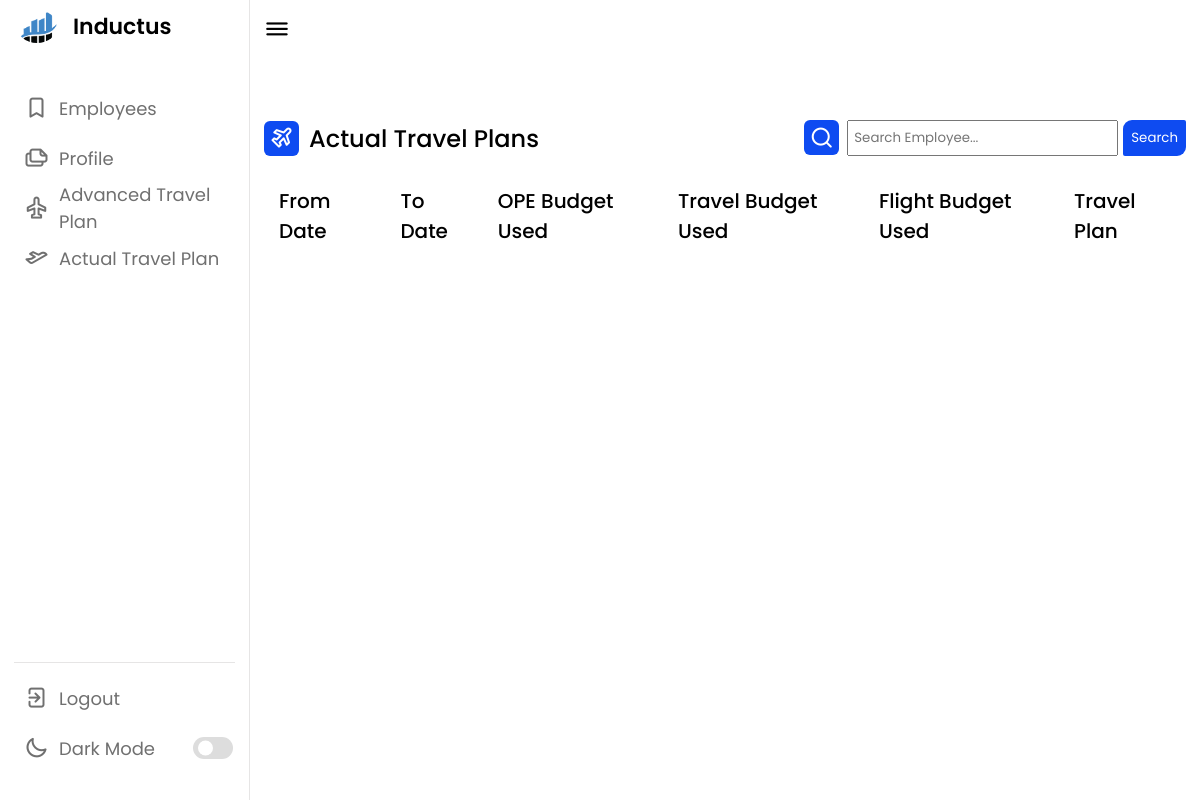
/employee/7e06c45b-a5ca-460d-8b0e-29f9c961be03/tp (signed in), run on an earlier commit of the app's database.
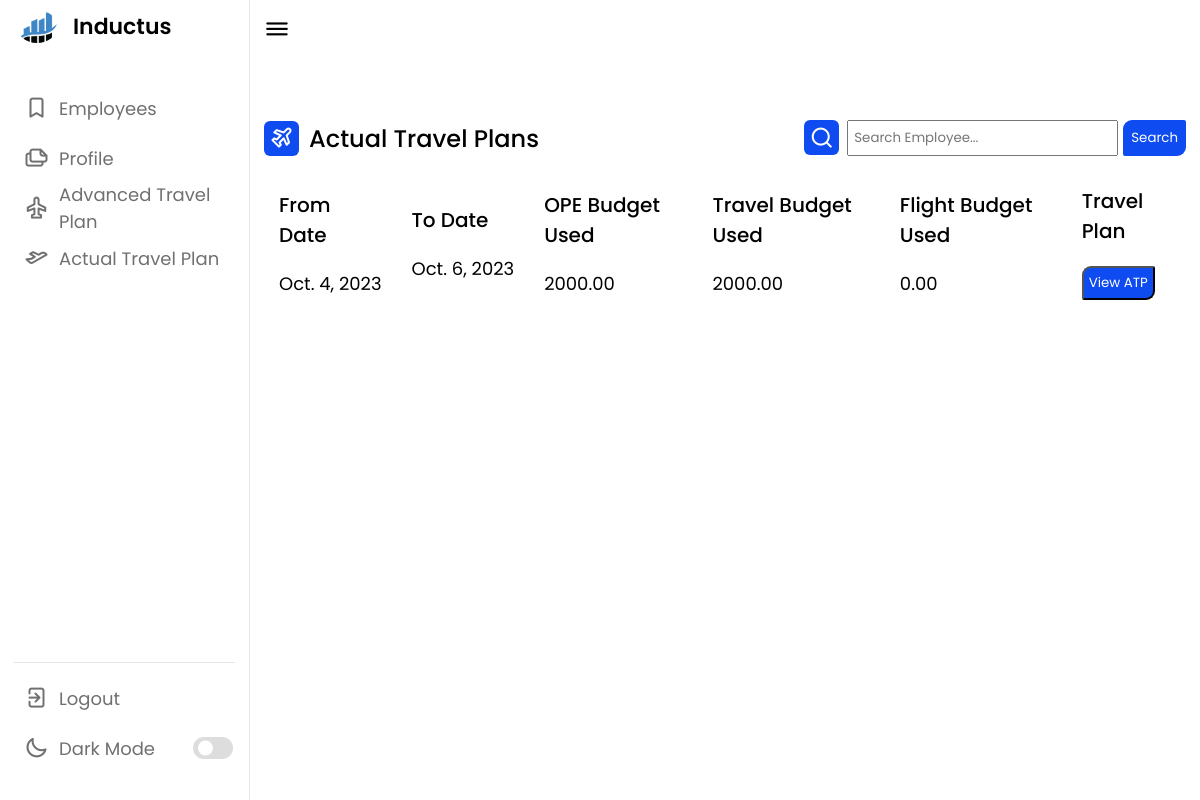
And on a later commit of the database.
### base/models.py (models this page shows)
class Expense(models.Model):
    uuid = models.UUIDField(default = uuid.uuid4,primary_key=True,editable=False)
    employee = models.ForeignKey(Employee,on_delete=models.CASCADE,null = True)
    from_date = models.DateField(null = True)
    to_date = models.DateField(null = True)
    ope_budget_used = models.DecimalField(decimal_places=2,default=0,max_digits = 10)
    travel_budget_used = models.DecimalField(decimal_places=2,default=0,max_digits = 10)
    flight_budget_used = models.DecimalField(decimal_places=2,default=0,max_digits = 10)
    flight_ticket = models.FileField(upload_to=get_upload_path, blank = True)
    flight_return_ticket = models.FileField(upload_to=get_upload_path, blank = True)
    train_ticket = models.FileField(upload_to=get_upload_path, blank = True)
    train_return_ticket = models.FileField(upload_to=get_upload_path, blank = True)
    local_conveyance = models.DecimalField(decimal_places=2,default=0,max_digits = 10)
    place_of_visit = models.CharField(max_length = 30,null = True)
    taxi_bill = models.DecimalField(max_digits=10, decimal_places=2,default = 0)
    taxi_bill_proof = models.FileField(upload_to=get_upload_path, blank = True)

### base/views.py (the view)
# urls.py: path('employee/<str:pk>/tp',ActualTravelPlan,name ="tp"),
@login_required(login_url='login')
def ActualTravelPlan(request,pk):
    try:
        emp = Employee.objects.get(uuid=pk)
        tp = Expense.objects.filter(employee=emp)
    except:
        tp = None
    context = {
        'tp' : tp,
        'emp' : emp
    }
    return render(request,"actualtravelplan.html",context)

### base/templates/actualtravelplan.html (shortened to what the changed rows need)
{% load static %}
<!DOCTYPE html>
<html lang="en">
<head>
    <link rel="stylesheet" href="{% static 'style.css' %}">
    <link rel="stylesheet" href="https://unicons.iconscout.com/release/v4.0.0/css/line.css">
</head>
<body>
    <section class="dashboard">
        <div class="dash-content">
            <div class="overview">
                <div class="activity">
                    <div class="activity-data">
                        <div class="data names">
                            <span class="data-title">From Date</span>
                           {% for tp in tp %}
                           <span class="data-list">{{tp.from_date}}</span>
                           {% endfor %}
                        </div>
                        <div class="data email">
                            <span class="data-title">To Date</span>
                            {% for tp in tp %}
                           <span class="data-list">{{tp.to_date}}</span>
                           {% endfor %}
                        </div>
                        <div class="data joined">
                            <span class="data-title">OPE Budget Used</span>
                            {% for tp in tp %}
                           <span class="data-list">{{tp.ope_budget_used}}</span>
                           {% endfor %}
                        </div>
                        <div class="data joined">
                            <span class="data-title">Travel Budget Used</span>
                            {% for tp in tp %}
                           <span class="data-list">{{tp.travel_budget_used}}</span>
                           {% endfor %}
                        </div>
                        <div class="data joined">
                            <span class="data-title">Flight Budget Used</span>
                            {% for tp in tp %}
                           <span class="data-list">{{tp.flight_budget_used}}</span>
                           {% endfor %}
                        </div>
                        <div class="data type">
                            {% for tp in tp %}
                        <span class="data-list"><button class="download-btn"><a href="{% url 'viewatp' emp.uuid tp.uuid %}" style="text-decoration:none; color: white;" >View ATP</a></button></span>
                            {% endfor %}
                        </div>
                    </div>
                    </div>
            </div>
    </section>
</body>
</html>

What changed in the data, as far as the page shows it:
added Expense: from_date "Oct. 4, 2023", to_date "Oct. 6, 2023", ope_budget_used "2000.00", travel_budget_used "2000.00", flight_budget_used "0.00"
